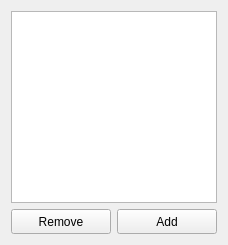
               <widget class="QWidget" name="tab_29">
                <attribute name="title">
                 <string>Flat</string>
                </attribute>
                <layout class="QGridLayout" name="gridLayout_52">
                 <item row="0" column="0" colspan="2">
                  <widget class="QListWidget" name="listWidget_22">
                   <property name="selectionMode">
                    <enum>QAbstractItemView::ExtendedSelection</enum>
                   </property>
                  </widget>
                 </item>
                 <item row="1" column="0">
                  <widget class="QPushButton" name="pushButton_57">
                   <property name="minimumSize">
                    <size>
                     <width>100</width>
                     <height>25</height>
                    </size>
                   </property>
                   <property name="maximumSize">
                    <size>
                     <width>100</width>
                     <height>25</height>
                    </size>
                   </property>
                   <property name="text">
                    <string>Remove</string>
                   </property>
                   <property name="icon">
                    <iconset>
                     <normaloff>../../Downloads/.designer/.designer/backup/img/rem.png</normaloff>../../Downloads/.designer/.designer/backup/img/rem.png</iconset>
                   </property>
                  </widget>
                 </item>
                 <item row="1" column="1">
                  <widget class="QPushButton" name="pushButton_58">
                   <property name="minimumSize">
                    <size>
                     <width>100</width>
                     <height>25</height>
                    </size>
                   </property>
                   <property name="maximumSize">
                    <size>
                     <width>100</width>
                     <height>25</height>
                    </size>
                   </property>
                   <property name="text">
                    <string>Add</string>
                   </property>
                   <property name="icon">
                    <iconset>
                     <normaloff>../../Downloads/.designer/.designer/backup/img/add.png</normaloff>../../Downloads/.designer/.designer/backup/img/add.png</iconset>
                   </property>
                  </widget>
                 </item>
                </layout>
               </widget>
